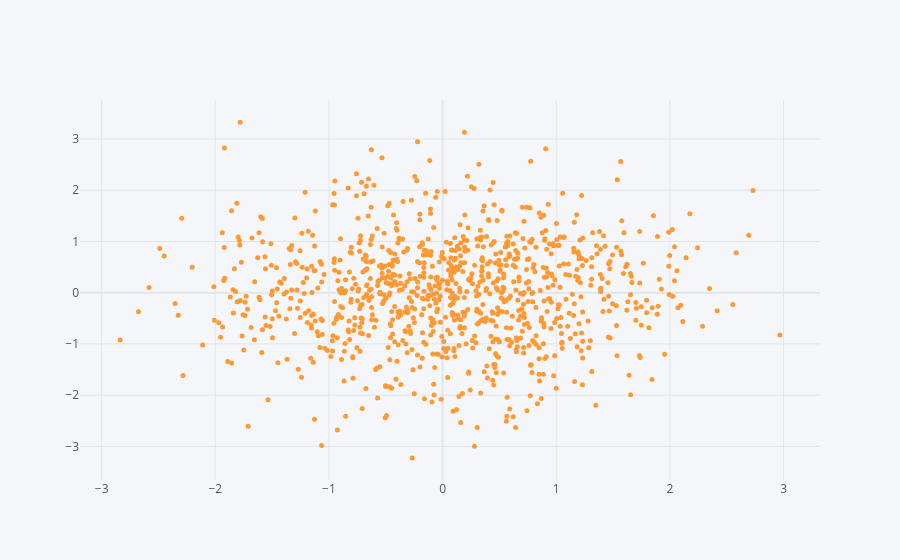

Notebook cell for this chart:
### Code cell
df.iplot(kind='scatter', x='A', y='B', mode='markers', size=5)

### Figure 1 — Plotly figure (JSON) as saved in the notebook; plotly's stock layout.template omitted (floating-point values rounded to 4 significant figures; data arrays with more than 128 entries replaced by an {"elided": "..."} marker saying what was removed)
{"data": [{"line": {"color": "rgba(255, 153, 51, 1.0)", "dash": "solid", "shape": "linear", "width": 1.3}, "marker": {"size": 5, "symbol": "circle"}, "mode": "markers", "name": "B", "text": "", "type": "scatter", "x": {"elided": "1000 float values"}, "y": {"elided": "1000 float values"}}], "layout": {"legend": {"bgcolor": "#F5F6F9", "font": {"color": "#4D5663"}}, "paper_bgcolor": "#F5F6F9", "plot_bgcolor": "#F5F6F9", "title": {"font": {"color": "#4D5663"}}, "xaxis": {"gridcolor": "#E1E5ED", "showgrid": true, "tickfont": {"color": "#4D5663"}, "title": {"font": {"color": "#4D5663"}, "text": ""}, "zerolinecolor": "#E1E5ED"}, "yaxis": {"gridcolor": "#E1E5ED", "showgrid": true, "tickfont": {"color": "#4D5663"}, "title": {"font": {"color": "#4D5663"}, "text": ""}, "zerolinecolor": "#E1E5ED"}}}
